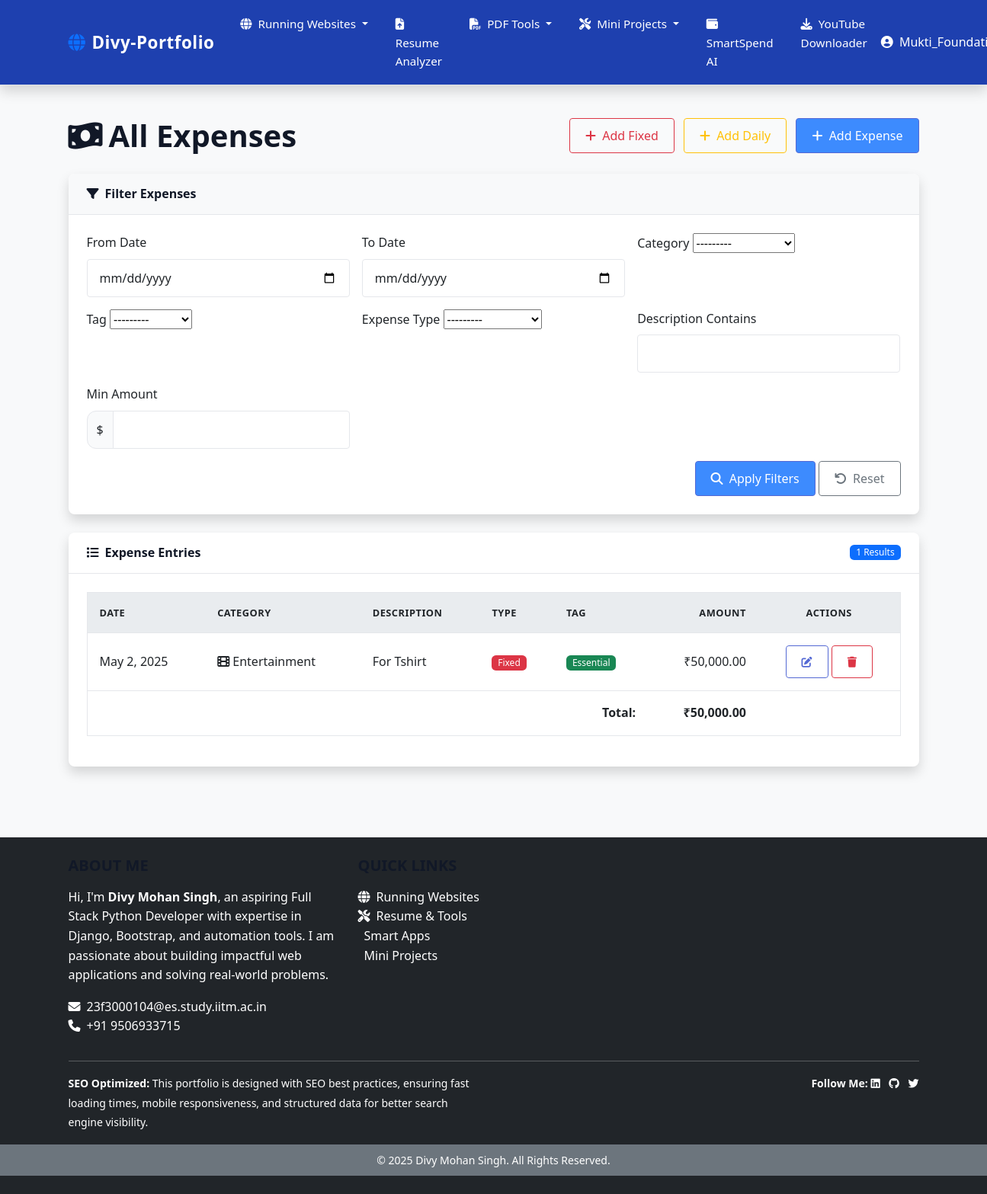
Page /smartspend/expenses/ (signed in) on the committed database.
### smartspend/models.py (models this page shows, shortened)
class Expense(models.Model):
    TAG_CHOICES = [
        ('essential', 'Essential'),
        ('luxury', 'Luxury'),
        ('investment', 'Investment'),
        ('emergency', 'Emergency'),
    ]
    EXPENSE_TYPE_CHOICES = [
        ('fixed', 'Fixed Expense'),
        ('daily', 'Daily Expense'),
    ]
    user = models.ForeignKey(User, on_delete=models.CASCADE)
    amount = models.DecimalField(max_digits=10, decimal_places=2)
    date = models.DateField(default=timezone.now)
    category = models.ForeignKey(Category, on_delete=models.SET_NULL, null=True)
    description = models.CharField(max_length=200)
    receipt_image = models.ImageField(upload_to='receipts/', null=True, blank=True)
    tag = models.CharField(max_length=20, choices=TAG_CHOICES, default='essential')
    expense_type = models.CharField(max_length=10, choices=EXPENSE_TYPE_CHOICES, default='daily')
    created_at = models.DateTimeField(auto_now_add=True)

class Category(models.Model):
    name = models.CharField(max_length=100)
    icon = models.CharField(max_length=50, default='fa-solid fa-receipt')
    def __str__(self):
        return self.name
    class Meta:
        verbose_name_plural = "Categories"

### smartspend/views.py (the view)
# urls.py: path('expenses/', views.list_expenses, name='list_expenses'),
@login_required
def list_expenses(request):
    expenses = Expense.objects.filter(user=request.user)
    expense_type = request.GET.get('expense_type')
    if expense_type in ['fixed', 'daily']:
        expenses = expenses.filter(expense_type=expense_type)
    expenses = expenses.order_by('-date')
    expense_filter = ExpenseFilter(request.GET, queryset=expenses)
    total_amount = expense_filter.qs.aggregate(Sum('amount'))['amount__sum'] or 0
    context = {
        'filter': expense_filter,
        'expense_type': expense_type,  # Pass to template for UI customization
        'total_amount': total_amount,  # Pass the total amount to the template
    }
    return render(request, 'smartspend/list_expenses.html', context)

### templates/smartspend/list_expenses.html (shortened to what this page needs)
{% extends 'base.html' %}
{% load humanize %}
{% block content %}
<div class="d-flex justify-content-between align-items-center mb-4">
    {% if expense_type == 'fixed' %}
        <h1 class="mb-0"><i class="fas fa-home me-2"></i>Fixed Expenses</h1>
        <a href="{% url 'smartspend:add_expense' %}?expense_type=fixed" class="btn btn-danger">
            <i class="fas fa-plus me-1"></i> Add Fixed Expense
        </a>
    {% elif expense_type == 'daily' %}
        <h1 class="mb-0"><i class="fas fa-shopping-cart me-2"></i>Daily Expenses</h1>
        <a href="{% url 'smartspend:add_expense' %}?expense_type=daily" class="btn btn-warning">
            <i class="fas fa-plus me-1"></i> Add Daily Expense
        </a>
    {% else %}
        <h1 class="mb-0"><i class="fas fa-money-bill-wave me-2"></i>All Expenses</h1>
        <div>
            <a href="{% url 'smartspend:add_expense' %}?expense_type=fixed" class="btn btn-outline-danger me-2">
                <i class="fas fa-plus me-1"></i> Add Fixed
            </a>
            <a href="{% url 'smartspend:add_expense' %}?expense_type=daily" class="btn btn-outline-warning me-2">
                <i class="fas fa-plus me-1"></i> Add Daily
            </a>
            <a href="{% url 'smartspend:add_expense' %}" class="btn btn-primary">
                <i class="fas fa-plus me-1"></i> Add Expense
            </a>
        </div>
    {% endif %}
</div>
<div class="card shadow mb-4">
    <div class="card-header py-3 bg-light">
        <h6 class="m-0 font-weight-bold"><i class="fas fa-filter me-2"></i>Filter Expenses</h6>
    </div>
    <div class="card-body">
        <form method="get" class="row g-3">
            <div class="col-md-4">
                <label for="id_date_range_0" class="form-label">From Date</label>
                <input type="date" name="date_range_0" id="id_date_range_0" class="form-control" value="{{ filter.form.date_range_0.value|default:'' }}">
            </div>
            <div class="col-md-4">
                <label for="id_date_range_1" class="form-label">To Date</label>
                <input type="date" name="date_range_1" id="id_date_range_1" class="form-control" value="{{ filter.form.date_range_1.value|default:'' }}">
            </div>
            <div class="col-md-4">
                <label for="id_category" class="form-label">Category</label>
                {{ filter.form.category }}
            </div>
            <div class="col-md-4">
                <label for="id_tag" class="form-label">Tag</label>
                {{ filter.form.tag }}
            </div>
            <div class="col-md-4">
                <label for="id_expense_type" class="form-label">Expense Type</label>
                {{ filter.form.expense_type }}
            </div>
            <div class="col-md-4">
                <label for="id_description" class="form-label">Description Contains</label>
                <input type="text" name="description" id="id_description" class="form-control" value="{{ filter.form.description.value|default:'' }}">
            </div>
            <div class="col-md-4">
                <label for="id_amount_min" class="form-label">Min Amount</label>
                <div class="input-group">
                    <span class="input-group-text">$</span>
                    <input type="number" name="amount_min" id="id_amount_min" class="form-control" value="{{ filter.form.amount_min.value|default:'' }}">
                </div>
            </div>
            <div class="col-12 text-end">
                <button type="submit" class="btn btn-primary">
                    <i class="fas fa-search me-1"></i> Apply Filters
                </button>
                <a href="{% url 'smartspend:list_expenses' %}" class="btn btn-outline-secondary">
                    <i class="fas fa-undo me-1"></i> Reset
                </a>
            </div>
        </form>
    </div>
</div>
<div class="card shadow">
    <div class="card-header py-3 d-flex justify-content-between align-items-center">
        <h6 class="m-0 font-weight-bold"><i class="fas fa-list me-2"></i>Expense Entries</h6>
        <span class="badge bg-primary">{{ filter.qs.count }} Results</span>
    </div>
    <div class="card-body">
        {% if filter.qs %}
            <div class="table-responsive">
                <table class="table table-hover">
                    <thead>
                        <tr>
                            <th>Date</th>
                            <th>Category</th>
                            <th>Description</th>
                            <th>Type</th>
                            <th>Tag</th>
                            <th class="text-end">Amount</th>
                            <th class="text-center">Actions</th>
                        </tr>
                    </thead>
                    <tbody>
                        {% for expense in filter.qs %}
                            <tr>
                                <td>{{ expense.date }}</td>
                                <td>
                                    {% if expense.category %}
                                        <i class="{{ expense.category.icon }}"></i> {{ expense.category.name }}
                                    {% else %}
                                        <span class="text-muted">Uncategorized</span>
                                    {% endif %}
                                </td>
                                <td>{{ expense.description }}</td>
                                <td>
                                    <span class="badge {% if expense.expense_type == 'fixed' %}bg-danger{% else %}bg-warning{% endif %}">
                                        {% if expense.expense_type == 'fixed' %}Fixed{% else %}Daily{% endif %}
                                    </span>
                                </td>
                                <td>
                                    <span class="badge
                                        {% if expense.tag == 'essential' %}bg-success
                                        {% elif expense.tag == 'luxury' %}bg-warning
                                        {% elif expense.tag == 'investment' %}bg-info
                                        {% elif expense.tag == 'emergency' %}bg-danger
                                        {% endif %}">
                                        {{ expense.tag|title }}
                                    </span>
                                </td>
                                <td class="text-end">₹{{ expense.amount|floatformat:2|intcomma }}</td>
                                <td class="text-center">
                                    <a href="{% url 'smartspend:edit_expense' expense.id %}" class="btn btn-sm btn-outline-primary">
                                        <i class="fas fa-edit"></i>
                                    </a>
                                    <a href="{% url 'smartspend:delete_expense' expense.id %}" class="btn btn-sm btn-outline-danger"
                                       onclick="return confirm('Are you sure you want to delete this expense?')">
                                        <i class="fas fa-trash"></i>
                                    </a>
                                </td>
                            </tr>
                        {% endfor %}
                    </tbody>
                    <tfoot>
                        <tr class="fw-bold">
                            <td colspan="5" class="text-end">Total:</td>
                            <td class="text-end">₹{{ total_amount|floatformat:2|intcomma }}</td>
                            <td></td>
                        </tr>
                    </tfoot>
                </table>
            </div>
        {% endif %}
    </div>
</div>
{% endblock %}

### templates/base.html (shortened to what this page needs)
{% load static %}
<!DOCTYPE html>
<html lang="en" data-bs-theme="light">
<head>
    <link href="https://cdn.jsdelivr.net/npm/bootstrap@5.3.0-alpha1/dist/css/bootstrap.min.css" rel="stylesheet">
    <link rel="stylesheet" href="https://cdnjs.cloudflare.com/ajax/libs/font-awesome/6.4.0/css/all.min.css">
    <link rel="stylesheet" href="{% static 'css/base.css' %}">
    <link rel="stylesheet" href="{% static 'css/main.css' %}">
    <link rel="stylesheet" href="{% static 'css/style.css' %}">
    <link rel="stylesheet" href="https://cdnjs.cloudflare.com/ajax/libs/animate.css/4.1.1/animate.min.css">
</head>
<body class="fade-in">
<nav class="navbar navbar-expand-lg navbar-dark bg-dark sticky-top shadow">
    <div class="container">
        <a class="navbar-brand" href="{% url 'home' %}">
            <i class="fas fa-globe text-primary me-2"></i>Divy-Portfolio
        </a>
        <div class="collapse navbar-collapse" id="navbarNav">
            <ul class="navbar-nav me-auto">
                <li class="nav-item dropdown">
                    <a class="nav-link dropdown-toggle" href="#" role="button" data-bs-toggle="dropdown">
                        <i class="fas fa-globe me-1"></i> Running Websites
                    </a>
                </li>
                <li class="nav-item">
                    <a class="nav-link {% if request.path == '/resume/upload/' %}active{% endif %}" href="{% url 'resume:upload_resume' %}">
                        <i class="fas fa-file-upload me-1"></i> Resume Analyzer
                    </a>
                </li>
                <li class="nav-item dropdown">
                    <a class="nav-link dropdown-toggle" href="#" role="button" data-bs-toggle="dropdown">
                        <i class="fas fa-file-pdf me-1"></i> PDF Tools
                    </a>
                </li>
                <li class="nav-item dropdown">
                    <a class="nav-link dropdown-toggle" href="#" role="button" data-bs-toggle="dropdown">
                        <i class="fas fa-tools me-1"></i> Mini Projects
                    </a>
                </li>
                <li class="nav-item">
                    <a class="nav-link {% if request.path == '/smartspend/' %}active{% endif %}" href="{% url 'smartspend:dashboard' %}">
                        <i class="fas fa-wallet me-1"></i> SmartSpend AI
                    </a>
                </li>
                <li class="nav-item">
                    <a class="nav-link {% if request.path == '/youtube/' %}active{% endif %}" href="{% url 'youtube_media_downloader:index' %}">
                        <i class="fas fa-download me-1"></i> YouTube Downloader
                    </a>
                </li>
            </ul>
                <div class="d-flex align-items-center">
                    {% if user.is_authenticated %}
                    <div class="nav-item dropdown">
                        <a class="nav-link dropdown-toggle text-white" href="#" role="button" data-bs-toggle="dropdown">
                            <i class="fas fa-user-circle me-1"></i> <span>{{ user.username }}</span>
                        </a>
                    </div>
                    {% else %}
                    <a href="{% url 'smartspend:login' %}" class="btn btn-outline-light btn-sm">
                        <i class="fas fa-sign-in-alt me-1"></i> SmartSpend Login
                    </a>
                    {% endif %}
                </div>
            </div>
        </div>
    </nav>
    <div class="container my-4">
        {% block content %}{% endblock %}
    </div>
    <footer class="bg-dark text-white py-4 mt-5">
        <div class="container">
            <div class="row">
                <div class="col-md-4 mb-3">
                    <h5 class="text-uppercase">About Me</h5>
                    <p>
                        Hi, I'm <strong>Divy Mohan Singh</strong>, an aspiring Full Stack Python Developer with expertise in Django, Bootstrap, and automation tools. I am passionate about building impactful web applications and solving real-world problems.
                    </p>
                    <a href="mailto:23f3000104@es.study.iitm.ac.in" class="text-white text-decoration-none">
                        <i class="fas fa-envelope me-2"></i>23f3000104@es.study.iitm.ac.in
                    </a>
                    <br>
                    <a href="tel:+919506933715" class="text-white text-decoration-none">
                        <i class="fas fa-phone me-2"></i>+91 9506933715
                    </a>
                </div>
                <div class="col-md-4 mb-3">
                    <h5 class="text-uppercase">Quick Links</h5>
                    <ul class="list-unstyled">
                        <li><a href="#live-websites" class="text-white text-decoration-none"><i class="fas fa-globe me-2"></i>Running Websites</a></li>
                        <li><a href="#resume-tools" class="text-white text-decoration-none"><i class="fas fa-tools me-2"></i>Resume & Tools</a></li>
                        <li><a href="#smart-apps" class="text-white text-decoration-none">Smart Apps</a></li>
                        <li><a href="#mini-projects" class="text-white text-decoration-none">Mini Projects</a></li>
                    </ul>
                </div>
            </div>
            <hr class="bg-light">
            <div class="row">
                <div class="col-md-6">
                    <p class="mb-0">
                        <small>
                            <strong>SEO Optimized:</strong> This portfolio is designed with SEO best practices, ensuring fast loading times, mobile responsiveness, and structured data for better search engine visibility.
                        </small>
                    </p>
                </div>
                <div class="col-md-6 text-end">
                    <p class="mb-0">
                        <small>
                            <strong>Follow Me:</strong>
                            <a href="https://www.linkedin.com/in/divy-mohan-singh" target="_blank" class="text-white text-decoration-none me-2"><i class="fab fa-linkedin"></i></a>
                            <a href="https://github.com/divymohansingh" target="_blank" class="text-white text-decoration-none me-2"><i class="fab fa-github"></i></a>
                            <a href="https://twitter.com/divymohansingh" target="_blank" class="text-white text-decoration-none"><i class="fab fa-twitter"></i></a>
                        </small>
                    </p>
                </div>
            </div>
        </div>
        <div class="bg-secondary text-center py-2 mt-3">
            <small>&copy; 2025 Divy Mohan Singh. All Rights Reserved.</small>
        </div>
    </footer>
</body>
</html>

### rows in the picture
Expense: date "May 2, 2025", category.name "Entertainment", description "For Tshirt", expense_type "Fixed", tag "Essential", amount "50,000.00"

### other values in the picture
{{ filter.qs.count }} "1"
{{ total_amount|floatformat:2|intcomma }} "50,000.00"
